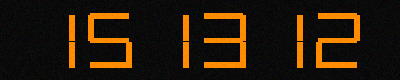
#> input picture backend/sample_images/test_151312.png, 400 x 80 px
$ python -i display_detector.py   (imports and definitions only)
#> lines starting #> are read from the running program, lines starting #| are printed output that depends on the picture; after the words box and inside, x2 and y2 are one past the last pixel; in counts of white or black regions, pixels touching at a corner belong together
#> further down, picture is the input picture: shape (80, 400, 3); mean B, G, R 9.1, 25.2, 38.3
"""
Display region detector for odometer images.

This replaces the YOLO object detection step from the reference pipeline
(umutkavakli/odometer-mileage-extraction). Instead of a trained neural network,
we use classical computer vision to find the bright rectangular LCD display
region in a dashboard photo.

Strategy:
1. Find bright/high-contrast rectangular regions (LCD displays are backlit)
2. Score candidates by aspect ratio, size, and internal contrast
3. Apply perspective correction to straighten the detected region
4. Return the cropped, corrected display image

This is the critical missing step — without it, OCR runs on the full
dashboard photo and gets confused by surrounding text, textures, and glare.
"""

import cv2
import numpy as np


def detect_display_region(img):
    """Detect the odometer LCD display rectangle in a dashboard photo.

    Tries multiple detection strategies and returns the best candidate.

    Args:
        img: BGR OpenCV image

    Returns:
        Cropped display region (BGR), or None if no display found.
        Also returns the bounding box (x, y, w, h) for visualization.
    """
    results = []

    # Strategy 1: Edge-based rectangle detection
    result = _detect_by_edges(img)
    if result is not None:
        results.append(result)

    # Strategy 2: Brightness-based region detection
    result = _detect_by_brightness(img)
    if result is not None:
        results.append(result)

    # Strategy 3: Color saturation-based (LCD displays often have distinct color)
    result = _detect_by_saturation(img)
    if result is not None:
        results.append(result)

    if not results:
        return None, None

    # Pick the best candidate based on scoring
    best = max(results, key=lambda r: r["score"])
    return best["crop"], best["bbox"]


def _score_candidate(img, x, y, w, h):
    """Score a candidate display region.

    Higher score = more likely to be an odometer display.
    Considers aspect ratio, size relative to image, and internal contrast.
    """
    img_h, img_w = img.shape[:2]
    score = 0.0

    # Aspect ratio: odometer displays are wider than tall (typically 2:1 to 6:1)
    aspect = w / max(h, 1)
    if 1.5 <= aspect <= 8.0:
        score += 30
    elif 1.0 <= aspect <= 10.0:
        score += 15

    # Size: display should be a meaningful portion of the image but not all of it
    area_ratio = (w * h) / (img_w * img_h)
    if 0.02 <= area_ratio <= 0.5:
        score += 25
    elif 0.01 <= area_ratio <= 0.7:
        score += 10

    # Internal contrast: display region should have good contrast (digits vs background)
    roi = img[y:y + h, x:x + w]
    if roi.size > 0:
        gray_roi = cv2.cvtColor(roi, cv2.COLOR_BGR2GRAY) if len(roi.shape) == 3 else roi
        std = np.std(gray_roi)
        if std > 40:
            score += 25
        elif std > 20:
            score += 15

    # Minimum absolute size
    if w >= 50 and h >= 15:
        score += 10

    return score


def _detect_by_edges(img):
    """Detect display by finding rectangular contours via edge detection."""
    gray = cv2.cvtColor(img, cv2.COLOR_BGR2GRAY)
    blurred = cv2.GaussianBlur(gray, (5, 5), 0)
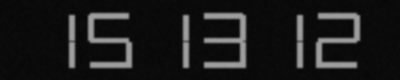
#> blurred: shape (80, 400); min 6, max 160, mean 27.3

    # Canny edge detection
    edges = cv2.Canny(blurred, 50, 150)
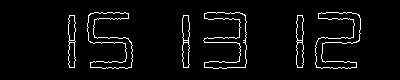
#> edges: shape (80, 400); 4.2% white in thin lines or dots, all inside (x1, y1, x2, y2) = (68, 12, 361, 69)

    # Dilate to connect broken edges
    kernel = cv2.getStructuringElement(cv2.MORPH_RECT, (3, 3))
    edges = cv2.dilate(edges, kernel, iterations=2)
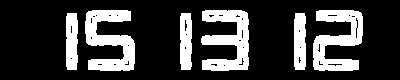
#> edges: shape (80, 400); 22.8% white; 6 white regions

    contours, _ = cv2.findContours(edges, cv2.RETR_EXTERNAL, cv2.CHAIN_APPROX_SIMPLE)
#> contours = 6 contours; box (x1, y1, x2, y2) and area: (313, 10, 363, 71) 1686, (85, 10, 135, 71) 1680, (201, 10, 249, 71) 1664, (294, 13, 306, 70) 592, (180, 13, 192, 70) 584, (66, 13, 78, 70) 580

    if not contours:
        return None

    img_h, img_w = img.shape[:2]
#> img_h = 80; img_w = 400
    best_candidate = None
    best_score = 0

    for cnt in contours:
        # Approximate the contour to a polygon
        peri = cv2.arcLength(cnt, True)
        approx = cv2.approxPolyDP(cnt, 0.02 * peri, True)

        # Look for rectangles (4 vertices) or near-rectangles
        if len(approx) >= 4 and len(approx) <= 8:
            x, y, w, h = cv2.boundingRect(cnt)

            # Skip tiny regions
            if w < 30 or h < 10:
                continue

            score = _score_candidate(img, x, y, w, h)

            # Bonus for being close to a rectangle (4 vertices)
            if len(approx) == 4:
                score += 15

            if score > best_score:
                best_score = score
                crop = _extract_and_correct(img, cnt, x, y, w, h)
                best_candidate = {
                    "crop": crop,
                    "bbox": (x, y, w, h),
                    "score": score,
                    "method": "edges",
                }
#> this loop made 6 passes
#> (peri, approx, x) on passes 1, 3: (133.3, [[295, 13], [294, 66], [304, 69], [305, 16]], 294), (134.1, [[67, 13], [66, 66], [76, 69], [76, 13]], 66)
#> (peri, x) on pass 2: (134.1, 180)
#> after the loop, best_score = 0

    return best_candidate


def _detect_by_brightness(img):
    """Detect display by finding bright rectangular regions.

    LCD odometer displays are typically brighter than the surrounding dashboard.
    """
    gray = cv2.cvtColor(img, cv2.COLOR_BGR2GRAY)

    # Try multiple brightness thresholds
    best_candidate = None
    best_score = 0

    for thresh_val in [180, 150, 120, 100]:
        _, binary = cv2.threshold(gray, thresh_val, 255, cv2.THRESH_BINARY)

        # Close gaps and clean up
        kernel = cv2.getStructuringElement(cv2.MORPH_RECT, (15, 5))
        binary = cv2.morphologyEx(binary, cv2.MORPH_CLOSE, kernel)
        kernel_open = cv2.getStructuringElement(cv2.MORPH_RECT, (5, 5))
        binary = cv2.morphologyEx(binary, cv2.MORPH_OPEN, kernel_open)

        contours, _ = cv2.findContours(binary, cv2.RETR_EXTERNAL, cv2.CHAIN_APPROX_SIMPLE)

        for cnt in contours:
            x, y, w, h = cv2.boundingRect(cnt)
            if w < 30 or h < 10:
                continue

            score = _score_candidate(img, x, y, w, h)

            if score > best_score:
                best_score = score
                crop = img[y:y + h, x:x + w].copy()
                best_candidate = {
                    "crop": crop,
                    "bbox": (x, y, w, h),
                    "score": score,
                    "method": "brightness",
                }
#> this loop made 4 passes
#> pass 2, in _detect_by_brightness, `binary = cv2.morphologyEx(binary, cv2.MORPH_CLOSE, kernel)`:
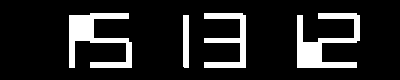
#> binary: shape (80, 400); 13.8% white; 4 white regions, box (x1, y1, x2, y2) and area: (69, 13, 132, 68) 1582, (297, 13, 360, 68) 1582, (204, 13, 246, 68) 936, (183, 15, 189, 68) 317
#> after the loop: binary: shape (80, 400); 13.8% white; 4 white regions, box (x1, y1, x2, y2) and area: (69, 13, 132, 68) 1582, (297, 13, 360, 68) 1582, (204, 13, 246, 68) 936, (183, 15, 189, 68) 318
#> after the loop, best_candidate = 4 items; best_score = 75
#> in detect_display_region, `result = _detect_by_brightness(img)`: result = 4 items

    return best_candidate


def _detect_by_saturation(img):
    """Detect display by finding regions with distinct color (orange, green, white digits)."""
    hsv = cv2.cvtColor(img, cv2.COLOR_BGR2HSV)
#> hsv: shape (80, 400, 3); mean H, S, V 78.3, 151, 41.7
    _, s, v = cv2.split(hsv)
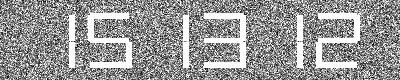
#> s: shape (80, 400); min 0, max 255, mean 151

    # High value (bright) areas with either high or low saturation
    # LCD displays: bright and either colorful (orange/green) or desaturated (white/gray)
    bright_mask = v > 100
#> bright_mask: shape (80, 400) bool; 11.6% white; 9 white regions, largest, box (x1, y1, x2, y2) and area: (204, 13, 246, 68) 933, (88, 13, 132, 68) 926, (316, 13, 360, 68) 926

    # Also check for colored regions (orange, green LED displays)
    colored_mask = (s > 80) & bright_mask
    neutral_mask = (s < 40) & bright_mask

    best_candidate = None
    best_score = 0

    for mask in [colored_mask, neutral_mask]:
        mask_uint8 = mask.astype(np.uint8) * 255

        kernel = cv2.getStructuringElement(cv2.MORPH_RECT, (15, 5))
        mask_uint8 = cv2.morphologyEx(mask_uint8, cv2.MORPH_CLOSE, kernel)

        contours, _ = cv2.findContours(mask_uint8, cv2.RETR_EXTERNAL, cv2.CHAIN_APPROX_SIMPLE)

        for cnt in contours:
            x, y, w, h = cv2.boundingRect(cnt)
            if w < 30 or h < 10:
                continue

            score = _score_candidate(img, x, y, w, h)

            if score > best_score:
                best_score = score
                crop = img[y:y + h, x:x + w].copy()
                best_candidate = {
                    "crop": crop,
                    "bbox": (x, y, w, h),
                    "score": score,
                    "method": "saturation",
                }
#> this loop made 2 passes
#> pass 1, in _score_candidate (call 10), `gray_roi = cv2.cvtColor(roi, cv2.COLOR_BGR2GRAY) if len(roi.shape) == ..`:
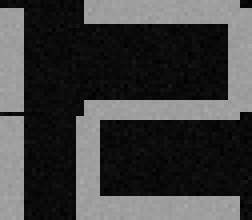
#> gray_roi: shape (55, 63) (shown 4 times larger); min 1, max 168, mean 63
#> pass 1, in _score_candidate (call 11), `gray_roi = cv2.cvtColor(roi, cv2.COLOR_BGR2GRAY) if len(roi.shape) == ..`:
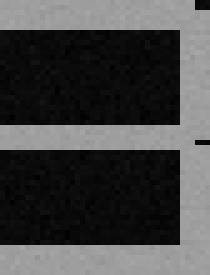
#> gray_roi: shape (55, 42) (shown 5 times larger); min 1, max 167, mean 69.7
#> after the loop, best_candidate = 4 items; best_score = 75

    return best_candidate


# [50 lines left out: functions _extract_and_correct, _order_points, not called in this run]

>>> import cv2
>>> picture = cv2.imread('../sample_images/test_151312.png')
>>> result = detect_display_region(picture)
#> in detect_display_region, `best = max(results, key=lambda r: r["score"])`: best = 4 items

$ run again, on backend/sample_images/test_170496.png
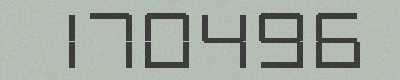
#> input picture backend/sample_images/test_170496.png, 400 x 80 px
#> picture is the input picture: shape (80, 400, 3); mean B, G, R 162.7, 171.2, 162.7
#> in _detect_by_edges, `edges = cv2.dilate(edges, kernel, iterations=2)`:
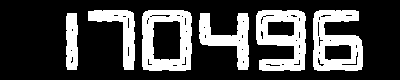
#> edges: shape (80, 400); 27.5% white; 6 white regions
#> in _detect_by_edges, `contours, _ = cv2.findContours(edges, cv2.RETR_EXTERNAL, cv2.CHAIN_APP..`: contours = 6 contours; box (x1, y1, x2, y2) and area: (142, 10, 192, 71) 2861, (256, 10, 306, 71) 2278, (313, 10, 363, 71) 2268, (199, 13, 249, 70) 1164, (88, 10, 135, 70) 968, (66, 13, 78, 70) 575
#> the loop in _detect_by_edges, `for cnt in contours:` made 6 passes
#> (peri, approx, x, y, w, h) on pass 2: (135, [[67, 13], [66, 66], [76, 69], [76, 13]], 66, 13, 12, 57)
#> after the loop in _detect_by_edges, `for cnt in contours:`: best_candidate = 4 items; best_score = 75
#> result = 4 items
#> after the loop in _detect_by_brightness, `for thresh_val in [180, 150, 120, 100]:`: best_score = 65
#> hsv: shape (80, 400, 3); mean H, S, V 64.9, 19.1, 172.1
#> bright_mask: shape (80, 400) bool; 85.6% white; 9 black regions, largest, box (x1, y1, x2, y2) and area: (259, 13, 303, 68) 1061, (316, 13, 360, 68) 1054, (202, 15, 246, 68) 639
#> colored_mask: shape (80, 400) bool; every value is 0
#> in _detect_by_saturation, `neutral_mask = (s < 40) & bright_mask`:
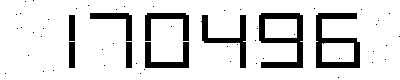
#> neutral_mask: shape (80, 400) bool; 85.4% white; 57 black regions (48 under 20 px), largest, box (x1, y1, x2, y2) and area: (259, 13, 303, 68) 1061, (316, 13, 360, 68) 1055, (201, 15, 246, 68) 640
#> the loop in _detect_by_saturation, `for mask in [colored_mask, neutral_mask]:` made 2 passes
#> contours on pass 2: [[[0, 0], [0, 79], [399, 79], [399, 0]]]
#> after the loop in _detect_by_saturation, `for mask in [colored_mask, neutral_mask]:`: best_candidate = 4 items; best_score = 65
#> best = 4 items

$ run again, on backend/sample_images/test_239526.png
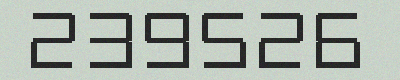
#> input picture backend/sample_images/test_239526.png, 400 x 80 px
#> picture is the input picture: shape (80, 400, 3); mean B, G, R 170.9, 179, 170.9
#> in _detect_by_edges, `edges = cv2.dilate(edges, kernel, iterations=2)`:
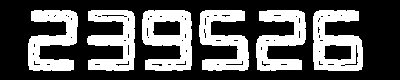
#> edges: shape (80, 400); 35% white; 6 white regions
#> in _detect_by_edges, `contours, _ = cv2.findContours(edges, cv2.RETR_EXTERNAL, cv2.CHAIN_APP..`: contours = 6 contours; box (x1, y1, x2, y2) and area: (142, 10, 192, 71) 2280, (313, 10, 363, 71) 2268, (87, 10, 135, 71) 1706, (28, 10, 78, 71) 1679, (256, 10, 306, 71) 1672, (199, 10, 249, 71) 1670
#> the loop in _detect_by_edges, `for cnt in contours:` made 6 passes
#> peri on passes 2, 3, 5, 6: 348.9, 348.3, 348.4, 352.2
#> after the loop in _detect_by_edges, `for cnt in contours:`: best_candidate = 4 items; best_score = 60
#> result = 4 items
#> after the loop in _detect_by_brightness, `for thresh_val in [180, 150, 120, 100]:`: best_score = 65
#> hsv: shape (80, 400, 3); mean H, S, V 65.9, 20.7, 180
#> in _detect_by_saturation, `_, s, v = cv2.split(hsv)`:
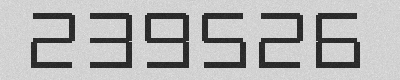
#> v: shape (80, 400); min 31, max 229, mean 180
#> bright_mask: shape (80, 400) bool; 81.8% white; 6 black regions, box (x1, y1, x2, y2) and area: (145, 13, 189, 68) 1061, (316, 13, 360, 68) 1054, (90, 13, 132, 68) 933, (31, 13, 75, 68) 926, (202, 13, 246, 68) 926, (259, 13, 303, 68) 926
#> colored_mask: shape (80, 400) bool; every value is 0
#> the loop in _detect_by_saturation, `for mask in [colored_mask, neutral_mask]:` made 2 passes
#> contours on pass 2: [[[0, 0], [0, 79], [399, 79], [399, 0]]]
#> after the loop in _detect_by_saturation, `for mask in [colored_mask, neutral_mask]:`: best_candidate = 4 items; best_score = 65
#> best = 4 items

$ run again, on backend/sample_images/test_283462.png
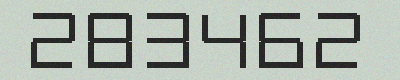
#> input picture backend/sample_images/test_283462.png, 400 x 80 px
#> picture is the input picture: shape (80, 400, 3); mean B, G, R 171.6, 179.8, 171.7
#> in _detect_by_edges, `contours, _ = cv2.findContours(edges, cv2.RETR_EXTERNAL, cv2.CHAIN_APP..`: contours = 6 contours; box (x1, y1, x2, y2) and area: (85, 10, 135, 71) 2873, (256, 10, 306, 71) 2264, (313, 10, 363, 71) 1695, (144, 10, 192, 71) 1688, (28, 10, 78, 71) 1685, (199, 13, 249, 70) 1140
#> the loop in _detect_by_edges, `for cnt in contours:` made 6 passes
#> peri on passes 1, 2, 4, 6: 253, 352.2, 350.9, 348.9
#> after the loop in _detect_by_edges, `for cnt in contours:`: best_candidate = 4 items; best_score = 75
#> result = 4 items
#> after the loop in _detect_by_brightness, `for thresh_val in [180, 150, 120, 100]:`: best_score = 65
#> hsv: shape (80, 400, 3); mean H, S, V 65.5, 20.6, 180.8
#> in _detect_by_saturation, `_, s, v = cv2.split(hsv)`:
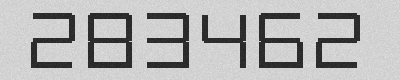
#> v: shape (80, 400); min 32, max 229, mean 180.8
#> bright_mask: shape (80, 400) bool; 82.3% white; 6 black regions, box (x1, y1, x2, y2) and area: (88, 13, 132, 68) 1189, (259, 13, 303, 68) 1054, (147, 13, 189, 68) 933, (31, 13, 75, 68) 926, (316, 13, 360, 68) 926, (202, 15, 246, 68) 639
#> colored_mask: shape (80, 400) bool; every value is 0
#> the loop in _detect_by_saturation, `for mask in [colored_mask, neutral_mask]:` made 2 passes
#> contours on pass 2: [[[0, 0], [0, 79], [399, 79], [399, 0]]]
#> after the loop in _detect_by_saturation, `for mask in [colored_mask, neutral_mask]:`: best_candidate = 4 items; best_score = 65
#> best = 4 items
